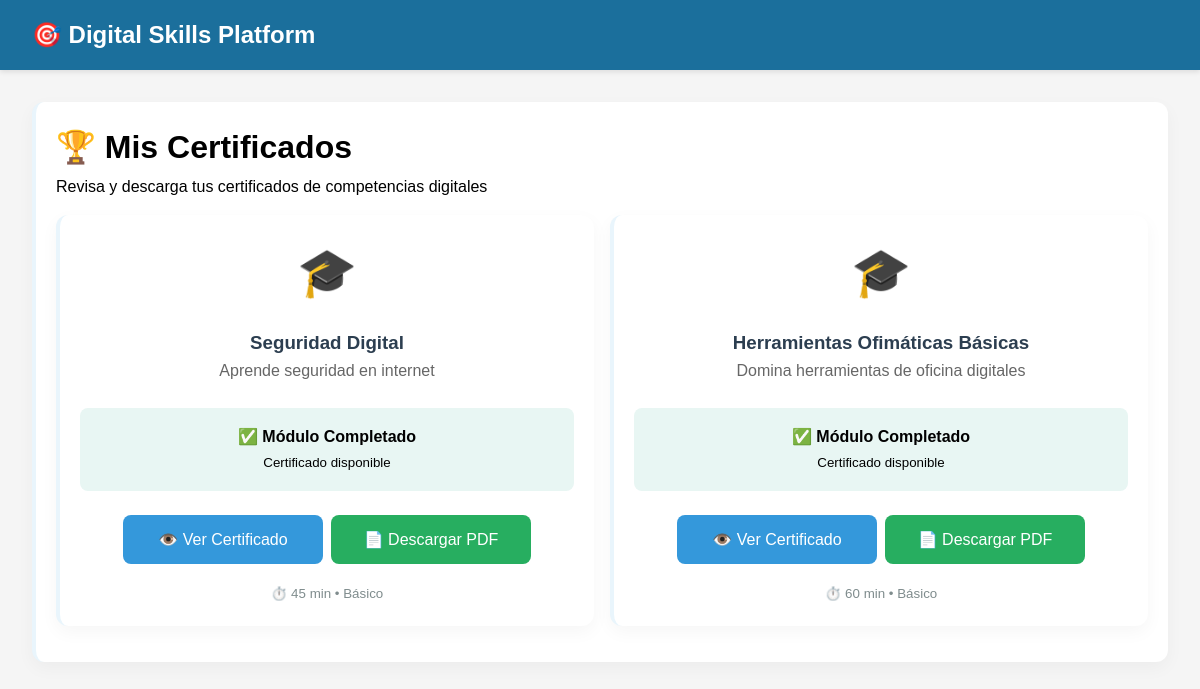
Screenshot of /certificados/ (signed in) with the database file from the repository.
### modulos_aprendizaje/models.py (models this page shows, shortened)
class Modulo(models.Model):
    nombre = models.CharField(max_length=100)
    descripcion = models.TextField()
    duracion_minutos = models.IntegerField()
    nivel_dificultad = models.CharField(max_length=20, choices=[
        ('basico', 'Básico'),
        ('intermedio', 'Intermedio'),
        ('avanzado', 'Avanzado')
    ])
    orden = models.IntegerField(default=1)

### certificacion_digital/views.py (the view)
# urls.py: path('', views.lista_certificados, name='lista_certificados'),
@login_required
def lista_certificados(request):
    progresos_completados = ProgresoUsuario.objects.filter(
        usuario=request.user,
        completado=True
    )
    modulos_completados = [progreso.modulo for progreso in progresos_completados]
    return render(request, 'certificados/lista_certificados.html', {
        'modulos_completados': modulos_completados
    })

### templates/certificados/lista_certificados.html (shortened to what this page needs)
{% extends 'base.html' %}
{% block content %}
<div class="card">
    <h1>🏆 Mis Certificados</h1>
    <p>Revisa y descarga tus certificados de competencias digitales</p>
    {% if modulos_completados %}
    <div class="grid">
        {% for modulo in modulos_completados %}
        <div class="card card-certificate">
            <div style="text-align: center; margin-bottom: 1rem;">
                <span style="font-size: 3rem;">🎓</span>
            </div>
            <h3 style="text-align: center; color: #2c3e50;">{{ modulo.nombre }}</h3>
            <p style="text-align: center; color: #666; margin-bottom: 1.5rem;">{{ modulo.descripcion }}</p>
            <div style="background: #e8f6f3; padding: 1rem; border-radius: 8px; margin-bottom: 1.5rem; text-align: center;">
                <strong>✅ Módulo Completado</strong>
                <br>
                <small>Certificado disponible</small>
            </div>
            <div style="text-align: center; display: flex; gap: 0.5rem; justify-content: center;">
                <a href="{% url 'ver_certificado' modulo.id %}" class="btn" style="background: #3498db;">
                    👁️ Ver Certificado
                </a>
                <a href="{% url 'generar_certificado' modulo.id %}" class="btn" style="background: #27ae60;">
                    📄 Descargar PDF
                </a>
            </div>
            <div style="text-align: center; margin-top: 1rem;">
                <small style="color: #7f8c8d;">
                    ⏱️ {{ modulo.duracion_minutos }} min •
                    {{ modulo.get_nivel_dificultad_display }}
                </small>
            </div>
        </div>
        {% endfor %}
    </div>
    {% endif %}
</div>
{% endblock %}

### static/css/style.css (style rules this page uses)
* { margin: 0; padding: 0; box-sizing: border-box; }
body { font-family: 'Arial', sans-serif; background: #f5f5f5; line-height: 1.6; }
:root { --bg: #f6f8fa; --primary: #2D9CDB; --primary-dark: #1B6F9C; --secondary: #6C5CE7; --success: #27AE60; --danger: #E74C3C; --accent: #F39C12; --muted: #6b7a86; }
.btn { background: var(--primary); color: white; padding: 12px 24px; border: none; border-radius: 8px; cursor: pointer; text-decoration: none; display: inline-block; font-size: 1rem; transition: all 0.3s ease; margin-top: auto; width: 100%; max-width: 200px; }
.card { background: white; border-radius: 12px; padding: 1.25rem; box-shadow: 0 6px 18px rgba(0,0,0,0.04); border-left: 4px solid rgba(45,156,219,0.10); margin-bottom: 1rem; }
.grid { display: grid; grid-template-columns: repeat(auto-fit, minmax(240px, 1fr)); gap: 1rem; margin-top: 1rem; }

### rows the page displays
Modulo: nombre "Seguridad Digital", descripcion "Aprende seguridad en internet", duracion_minutos "45", nivel_dificultad "Básico"
Modulo: nombre "Herramientas Ofimáticas Básicas", descripcion "Domina herramientas de oficina digitales", duracion_minutos "60", nivel_dificultad "Básico"
